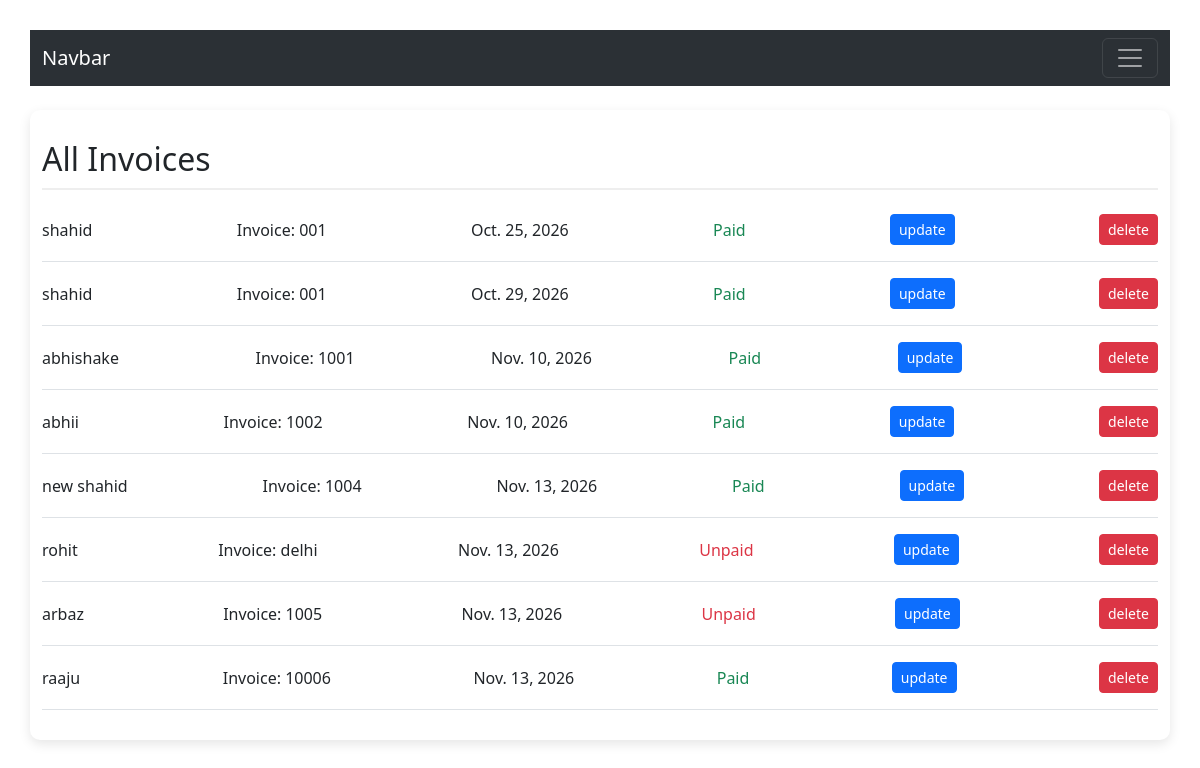
The page /invoices/ on the database as committed earlier.
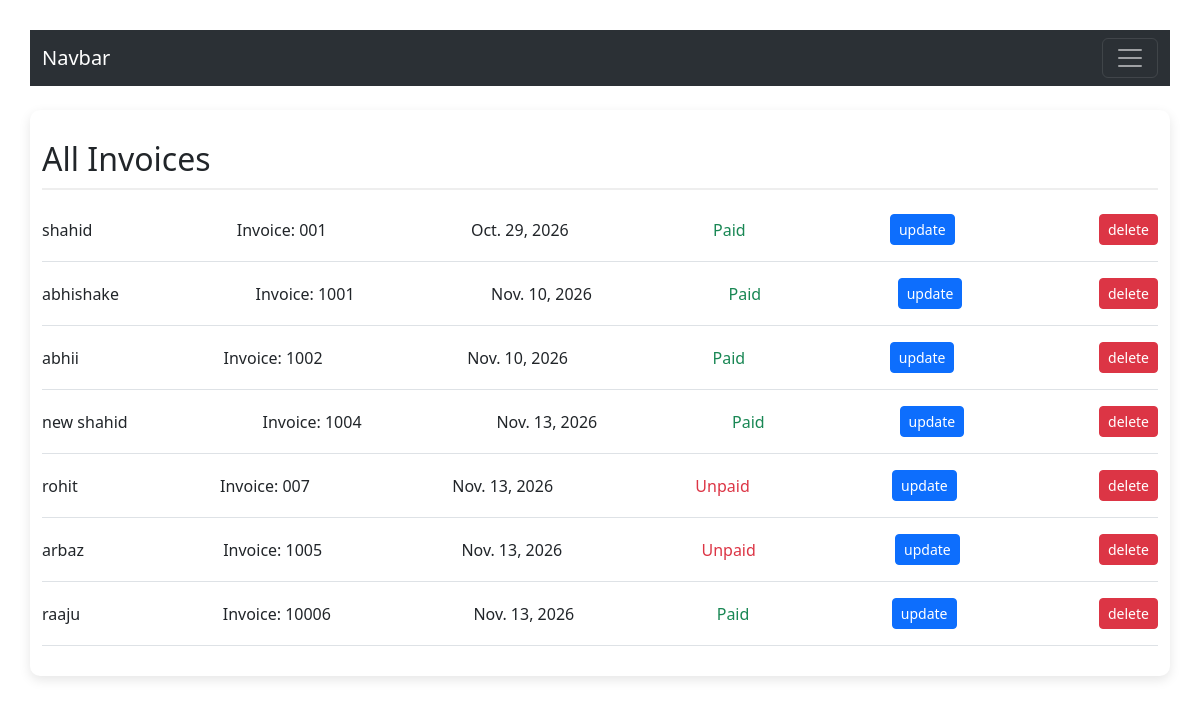
The same page on the database as committed later.
### invoices/models.py (models this page shows, shortened)
class Invoice(models.Model):
    cust_name = models.CharField(max_length=500,default="")
    invoice_num = models.CharField(max_length=50, default="")
    dis = models.CharField(max_length=50, default="")
    address = models.CharField(max_length=500, default="")
    amount = models.DecimalField(max_digits=10, decimal_places=2, default=0)
    age = models.IntegerField(default=0)
    number = models.IntegerField(default=0)
    date = models.DateField(default=timezone.now)
    is_paid = models.BooleanField(default=False)

### invoices/views.py (the view)
# urls.py: path('', views.index, name='index'),
def index(request):
    all_in=Invoice.objects.all()
    data ={
        'all_in':all_in
    }
    return render(request, 'invoices/index.html', data)

### templates/invoices/index.html (shortened to what this page needs)
{% extends "base.html" %}
{% load static %}
{% block css %}
<link rel="stylesheet" href="{% static 'css/homestyle.css' %}">
{% endblock %}
{% block body %}
<div class="container my-4">
    <h2>All Invoices</h2>
    {% for inf in all_in %}
    <div class="d-flex align-items-center justify-content-between border-bottom py-3">
        <span>{{ inf.cust_name }}</span>
        <span>Invoice: {{ inf.invoice_num }}</span>
        <span>{{ inf.date }}</span>
        {% if inf.is_paid %}
            <span class="text-success">Paid</span>
        {% else %}
            <span class="text-danger">Unpaid</span>
        {% endif %}
        <a href="#" class="btn btn-primary btn-sm">update</a>
        <a href="#" class="btn btn-danger btn-sm">delete</a>
    </div>
    {% empty %}
    <p>No invoices found.</p>
    {% endfor %}
</div>
{% endblock %}

Rows that differ between the two databases and show on the page:
removed Invoice: cust_name "shahid", invoice_num "001", date "Oct. 25, 2026", is_paid "Paid"
changed Invoice "rohit": invoice_num "delhi" → "007"
